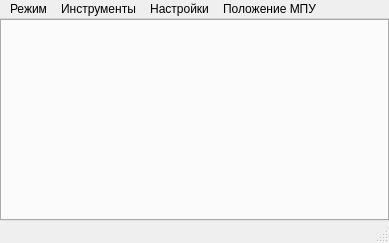
<?xml version="1.0" encoding="UTF-8"?>
<ui version="4.0">
 <class>MainWindow</class>
 <widget class="QMainWindow" name="MainWindow">
  <property name="geometry">
   <rect>
    <x>0</x>
    <y>0</y>
    <width>389</width>
    <height>243</height>
   </rect>
  </property>
  <property name="windowTitle">
   <string>МПУ</string>
  </property>
  <widget class="QWidget" name="centralwidget">
   <layout class="QHBoxLayout" name="horizontalLayout">
    <property name="spacing">
     <number>0</number>
    </property>
    <property name="leftMargin">
     <number>0</number>
    </property>
    <property name="topMargin">
     <number>0</number>
    </property>
    <property name="rightMargin">
     <number>0</number>
    </property>
    <property name="bottomMargin">
     <number>0</number>
    </property>
    <item>
     <widget class="QTabWidget" name="tabWidget"/>
    </item>
   </layout>
  </widget>
  <widget class="QMenuBar" name="menubar">
   <property name="geometry">
    <rect>
     <x>0</x>
     <y>0</y>
     <width>389</width>
     <height>21</height>
    </rect>
   </property>
   <widget class="QMenu" name="menuFile">
    <property name="title">
     <string>Режим</string>
    </property>
    <addaction name="actionOffline"/>
   </widget>
   <widget class="QMenu" name="menuView">
    <property name="title">
     <string>Инструменты</string>
    </property>
    <widget class="QMenu" name="menuCustomTools">
     <property name="title">
      <string>Пользовательские инструменты</string>
     </property>
     <addaction name="actionLoadCustomTool"/>
     <addaction name="actionClearAllCustomTools"/>
     <addaction name="separator"/>
    </widget>
    <addaction name="menuCustomTools"/>
   </widget>
   <widget class="QMenu" name="menuSettings">
    <property name="title">
     <string>Настройки</string>
    </property>
    <addaction name="actionSettings"/>
   </widget>
   <widget class="QMenu" name="menuGPS">
    <property name="title">
     <string>Положение МПУ</string>
    </property>
    <addaction name="showHomeAction"/>
    <addaction name="actionUseGps"/>
    <addaction name="actionSetHomePosition"/>
   </widget>
   <addaction name="menuFile"/>
   <addaction name="menuView"/>
   <addaction name="menuSettings"/>
   <addaction name="menuGPS"/>
  </widget>
  <widget class="QStatusBar" name="statusbar"/>
  <action name="actionAddMap">
   <property name="text">
    <string>Add Map</string>
   </property>
  </action>
  <action name="actionPrimaryFlightDisplay">
   <property name="checkable">
    <bool>true</bool>
   </property>
   <property name="text">
    <string>Primary Flight Display</string>
   </property>
  </action>
  <action name="actionExit">
   <property name="text">
    <string>Выход</string>
   </property>
  </action>
  <action name="actionTelemetry">
   <property name="checkable">
    <bool>true</bool>
   </property>
   <property name="text">
    <string>Telemetry</string>
   </property>
  </action>
  <action name="actionFavouriteActions">
   <property name="checkable">
    <bool>true</bool>
   </property>
   <property name="text">
    <string>Favourite Actions</string>
   </property>
  </action>
  <action name="actionDevicesList">
   <property name="checkable">
    <bool>true</bool>
   </property>
   <property name="text">
    <string>Devices List</string>
   </property>
  </action>
  <action name="actionShowAllRoutes">
   <property name="checkable">
    <bool>true</bool>
   </property>
   <property name="checked">
    <bool>true</bool>
   </property>
   <property name="text">
    <string>Show All Routes</string>
   </property>
  </action>
  <action name="actionShowCurrentRoute">
   <property name="checkable">
    <bool>true</bool>
   </property>
   <property name="checked">
    <bool>true</bool>
   </property>
   <property name="text">
    <string>Show Current Route</string>
   </property>
  </action>
  <action name="actionLoadCustomTool">
   <property name="text">
    <string>Загрузить...</string>
   </property>
  </action>
  <action name="actionClearAllCustomTools">
   <property name="text">
    <string>Закрыть все</string>
   </property>
  </action>
  <action name="actionSettings">
   <property name="text">
    <string>Настройки...</string>
   </property>
  </action>
  <action name="actionOffline">
   <property name="checkable">
    <bool>true</bool>
   </property>
   <property name="text">
    <string>Офлайн</string>
   </property>
  </action>
  <action name="actionUseGps">
   <property name="checkable">
    <bool>true</bool>
   </property>
   <property name="text">
    <string>Использовать внешний GPS</string>
   </property>
  </action>
  <action name="actionSetHomePosition">
   <property name="text">
    <string>Задать текущее расположение...</string>
   </property>
  </action>
  <action name="showHomeAction">
   <property name="checkable">
    <bool>true</bool>
   </property>
   <property name="text">
    <string>Отобразить</string>
   </property>
  </action>
 </widget>
 <resources/>
 <connections>
  <connection>
   <sender>actionExit</sender>
   <signal>triggered()</signal>
   <receiver>MainWindow</receiver>
   <slot>close()</slot>
   <hints>
    <hint type="sourcelabel">
     <x>-1</x>
     <y>-1</y>
    </hint>
    <hint type="destinationlabel">
     <x>391</x>
     <y>277</y>
    </hint>
   </hints>
  </connection>
 </connections>
</ui>
